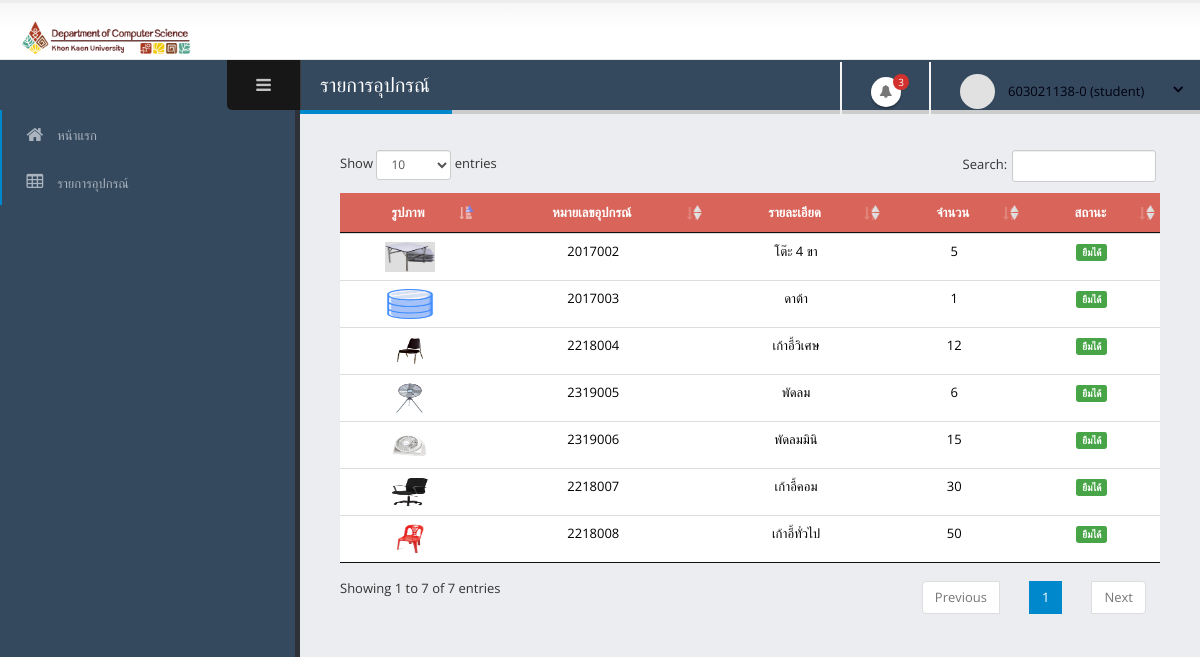
Page /user/tables_list.php (signed in) on the committed database.
### tables this page shows
CREATE TABLE `product` (
  `product_id` int(11) NOT NULL,
  `product_name` varchar(255) NOT NULL,
  `product_image` text NOT NULL,
  `brand_id` int(11) NOT NULL,
  `categories_id` int(11) NOT NULL,
  `quantity` varchar(255) NOT NULL,
  `rate` varchar(255) NOT NULL,
  `active` int(11) NOT NULL DEFAULT 0,
  `status` int(11) NOT NULL DEFAULT 0
);

### user/tables_list.php (the view, shortened to what this page needs)
<?php require_once 'include/header.php'; ?>
<section role="main" class="content-body">
					<header class="page-header">
						<h2>รายการอุปกรณ์</h2>
					</header>
				<section class="panel">
				<table id="myTable" class="table table-hover">
					<thead>
					    <tr>
						<th id="th_css">รูปภาพ</th>
						<th id="th_css">หมายเลขอุปกรณ์</th>
						<th id="th_css">รายละเอียด</th>
						<th id="th_css">จำนวน</th>
						<th id="th_css">สถานะ</th>
						</tr>
					</thead>
					<tbody>
						<?php
							$sql = "SELECT * FROM product";
							$query = $conn->query($sql);
							while($row = $query->fetch_assoc()){
								if($row['status'] == 1){
									echo
								"<tr>
									<td id='td_css'><img class='img-round' src='".$row['product_image']."' style='height:30px; width:50px;'  /></td>
									<td id='td_css'>".$row['brand_id']."".$row['categories_id']."".$row['rate']."</td>
									<td id='td_css'>".$row['product_name']."</td>
									<td id='td_css'>".$row['quantity']."</td>
									<td id='td_css'><label class='label label-success'>ยืมได้</label></td>
								</tr>";
								}
							}
						?>
					</tbody>
						</table>
				</section>
		</section>
<?php require_once 'include/footer.php'; ?>

### user/include/header.php (shortened to what this page needs)
<?php
$session_username = $_SESSION['user_name'];
$session_role = $_SESSION['role'];
?>
<!doctype html>
<html class="fixed">
	<head>
		<link rel="stylesheet" href="assets/vendor/bootstrap/css/bootstrap.css" />
		<link rel="stylesheet" href="assets/vendor/font-awesome/css/font-awesome.css" />
		<link rel="stylesheet" href="assets/vendor/magnific-popup/magnific-popup.css" />
		<link rel="stylesheet" href="assets/vendor/bootstrap-datepicker/css/datepicker3.css" />
		<link rel="stylesheet" href="assets/vendor/jquery-ui/css/ui-lightness/jquery-ui-1.10.4.custom.css" />
		<link rel="stylesheet" href="assets/vendor/bootstrap-multiselect/bootstrap-multiselect.css" />
		<link rel="stylesheet" href="assets/vendor/morris/morris.css" />
		<link rel="stylesheet" href="assets/stylesheets/theme.css" />
		<link rel="stylesheet" href="assets/stylesheets/skins/default.css" />
		<link rel="stylesheet" href="assets/stylesheets/theme-custom.css">
  <link rel="stylesheet" href="../assests/plugins/fileinput/css/fileinput.min.css">
<link rel="stylesheet" href="../assests/jquery-ui/jquery-ui.min.css">
<link rel="stylesheet" href="datatable/jquery.dataTables.min.css">
    <link rel="stylesheet" href="datatable/dataTables.bootstrap.min.css">
    <link rel="stylesheet" href="datatable/responsive.bootstrap.min.css">
	</head>
	<body>
		<section class="body">
			<header class="header">
				<div class="logo-container">
					<a href="index.php" class="logo">
						<img src="../images/cs_logo.png" width="18%">
					</a>
				</div>
				<div class="header-right">
					<span class="separator"></span>
					<ul class="notifications">
						<li>
							<a href="#" class="dropdown-toggle notification-icon" data-toggle="dropdown">
								<i class="fa fa-bell"></i>
								<span class="badge">3</span>
							</a>
						</li>
					</ul>
					<span class="separator"></span>
					<div id="userbox" class="userbox">
						<a href="#" data-toggle="dropdown">
							<figure class="profile-picture">
								<img src="assets/images/!logged-user.jpg" alt="Joseph Doe" class="img-circle" data-lock-picture="assets/images/!logged-user.jpg" />
							</figure>
							<div class="profile-info">
								<span class="name"><?php echo $session_username . " ($session_role)"; ?></span>
							</div>
							<i class="fa custom-caret"></i>
						</a>
					</div>
				</div>
			</header>
			<div class="inner-wrapper">
				<aside id="sidebar-left" class="sidebar-left">
					<div class="sidebar-header">
						<div class="sidebar-title">
						</div>
						<div class="sidebar-toggle hidden-xs" data-toggle-class="sidebar-left-collapsed" data-target="html" data-fire-event="sidebar-left-toggle">
							<i class="fa fa-bars" aria-label="Toggle sidebar"></i>
						</div>
					</div>
					<div class="nano">
						<div class="nano-content">
							<nav id="menu" class="nav-main" role="navigation">
								<ul class="nav nav-main">
									<li class="nav-active">
										<a href="index.php">
											<i class="fa fa-home" aria-hidden="true"></i>
											<span>หน้าแรก</span>
										</a>
									</li>
									<li class="nav-active">
										<a href="tables_list.php">
											<i class="fa fa-table" aria-hidden="true"></i>
											<span>รายการอุปกรณ์</span>
										</a>
									</li>
								</ul>
							</nav>
						</div>
					</div>
				</aside>

### user/include/footer.php (shortened to what this page needs)
	</body>
</html>

### user/assets/stylesheets/skins/default.css (style rules this page uses)
a, .btn-link { color: #0088cc; }
.page-header h2 { border-bottom-color: #0088cc; }
ul.nav-main > li.nav-active > a { box-shadow: 2px 0 0 #0088cc inset; }
.notifications .notification-menu:before, .notifications .notification-icon:before { border-bottom-color: #0088cc; }

### user/include/header.php (style rules this page uses)
#th_css { background-color: #d96459; color: white; text-align: center; }
#td_css { color: black; text-align: center; }

### rows in the picture
product: product_image (picture), brand "20", categories "17", rate "002", product_name "โต๊ะ 4 ขา", quantity "5"
product: product_image (picture), brand "20", categories "17", rate "003", product_name "ดาต้า", quantity "1"
product: product_image (picture), brand "22", categories "18", rate "004", product_name "เก้าอี้วิเศษ", quantity "12"
product: product_image (picture), brand "23", categories "19", rate "005", product_name "พัดลม", quantity "6"
product: product_image (picture), brand "23", categories "19", rate "006", product_name "พัดลมมินิ", quantity "15"
product: product_image (picture), brand "22", categories "18", rate "007", product_name "เก้าอี้คอม", quantity "30"
product: product_image (picture), brand "22", categories "18", rate "008", product_name "เก้าอี้ทั่วไป", quantity "50"

### other values in the picture
$session_username "603021138-0"
$session_role "student"
